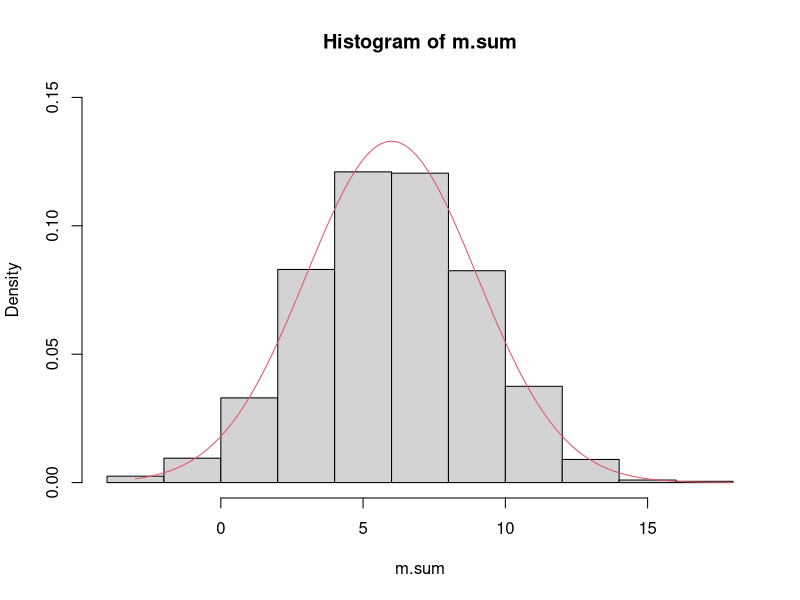
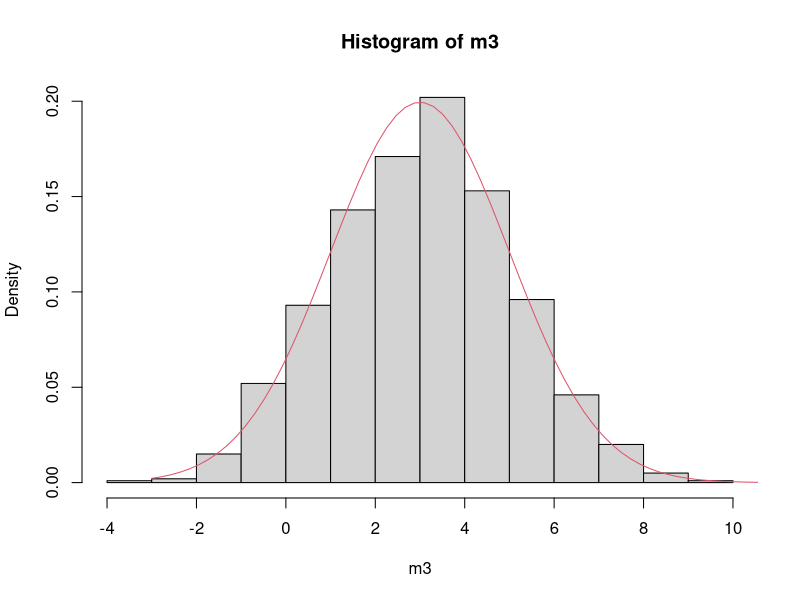
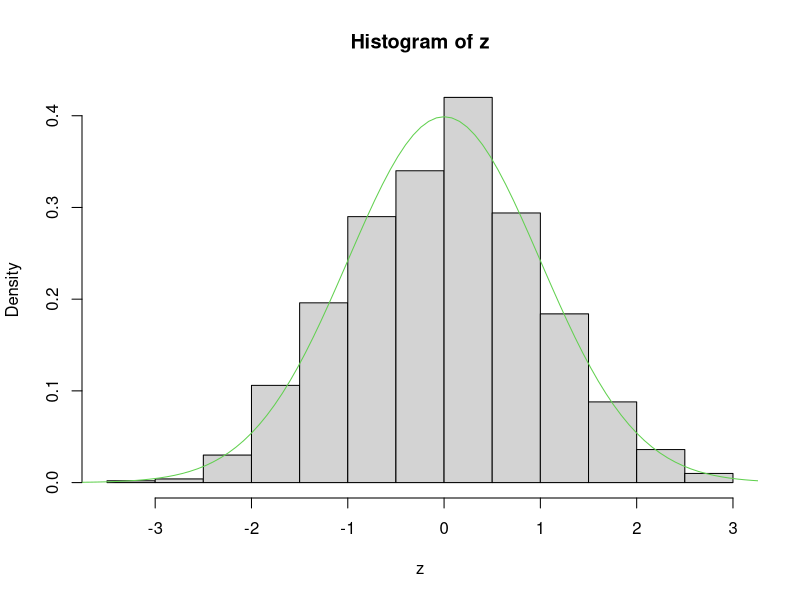
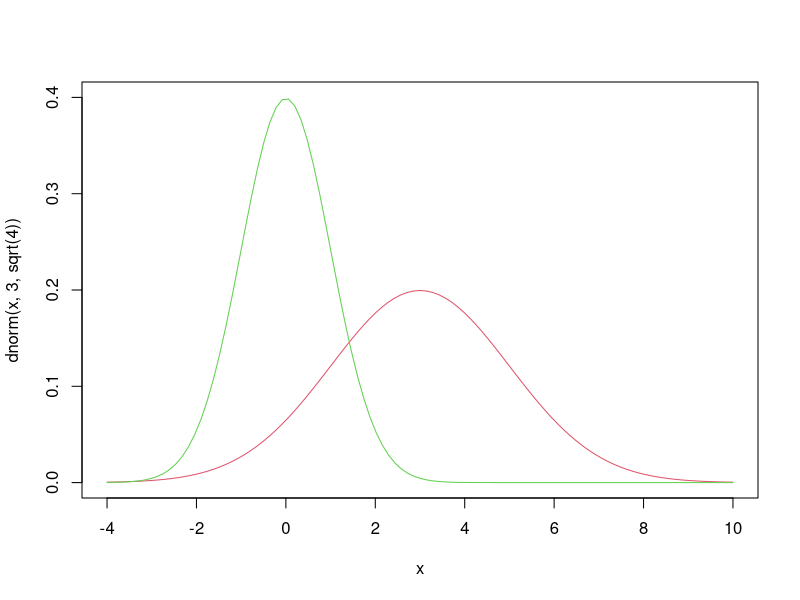
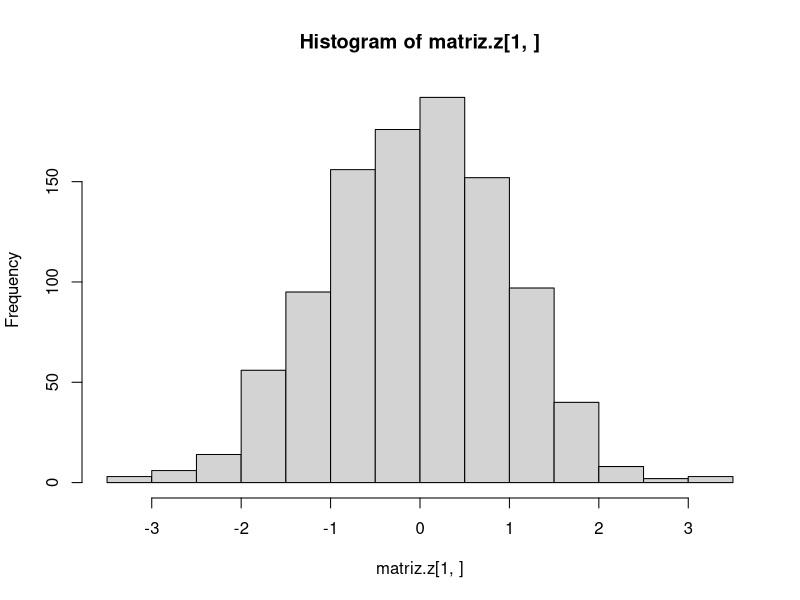
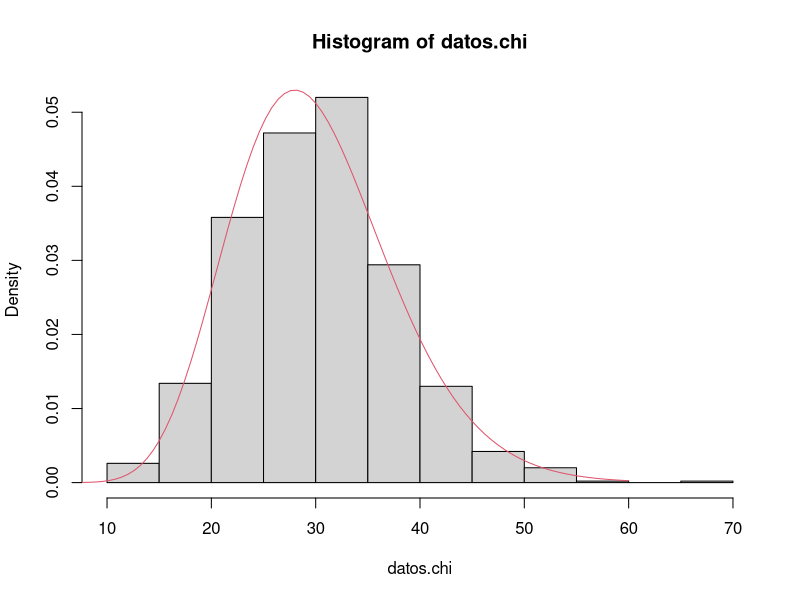
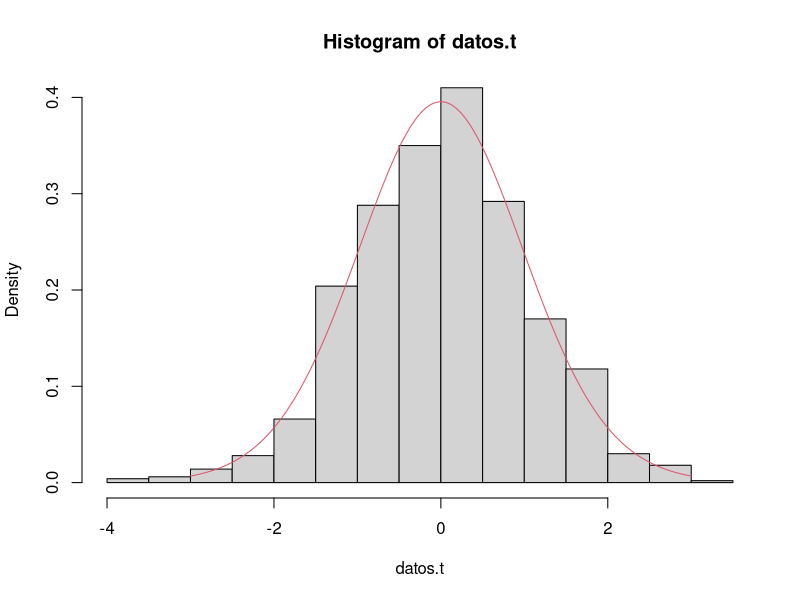
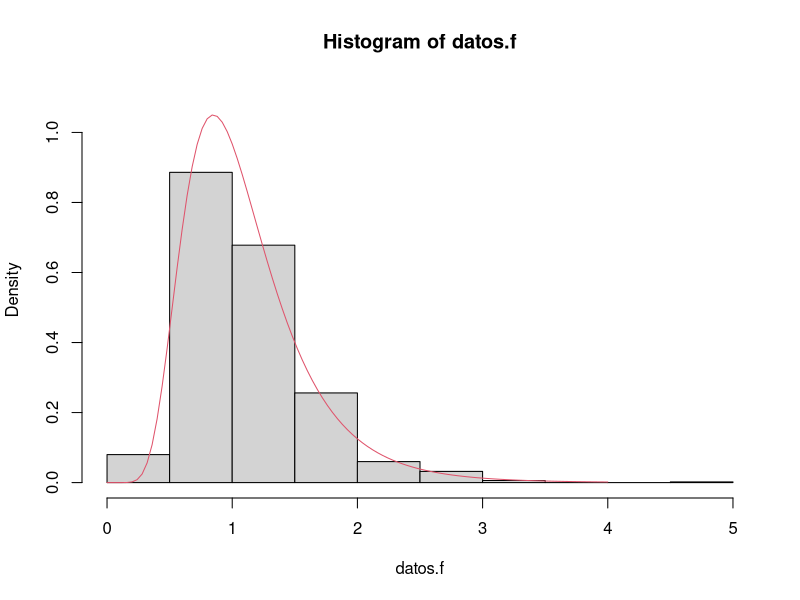

Generate these figures, in order, with R:
################################
# PROPIEDADES DE LA DISTRIB. NORMAL

###################################
# PROPIEDAD REPRODUCTIVA DE LA DISTRIBUCION NORMAL

# generamos tres m.a.s normales con parametros distintos, con n = 1000
set.seed(1234) #fijamos semillas

m1 <- rnorm(1000, mean =1, sd = sqrt(2)) # N(1, raiz(2)) - Var1 = 2
m2 <- rnorm(1000, mean =2, sd = sqrt(3)) # N(2, raiz(3)) - Var2 = 3
m3 <- rnorm(1000, mean =3, sd = sqrt(4)) # N(3, raiz(4)) - Var3 = 4

# sumamos las muestras
m.sum <- m1+m2+m3

# estadisticos descriptivos
mean(m.sum) # media de la suma es suma de las medias
var(m.sum) #varianza de la suma es la suma de varianzas

# histograma de la suma 
hist(m.sum, freq = FALSE, ylim = c(0, 0.15)) 
curve(dnorm(x, 6, sqrt(9)), -3, 18, add = TRUE, col = 2)


###################################
# FORMULA DE ESTANDARIZACION APLICADA A LA NORMAL
# tomamos la m.a.s m3 -> N(3, raiz(4))

hist(m3, freq = FALSE) 
mu <- mean(m3)
sigma <- sd(m3)
curve(dnorm(x, 3, sqrt(4)), -3, 18, add = TRUE, col = 2)

z <- (m3 - mu)/sigma
hist(z, freq = FALSE)
curve(dnorm(x, 0, sqrt(1)), -4, 4, add = TRUE, col = 3)
mean(z)
sd(z)

curve(dnorm(x, 3, sqrt(4)), -4, 10, col = 2, ylim = c(0, 0.4))
curve(dnorm(x, 0, sqrt(1)), -4, 10, add = TRUE, col = 3)

###################################
# DISTRIBUCION CHI CUADRADA
# generamos una matriz con 30 m.a.s. de v.a. Z con n = 1000 cada una
set.seed(1)
matriz.z <- replicate(1000, rnorm(30)) # 30 filas, 1000 columnas
hist(matriz.z[1,])

matriz.z2 <- matriz.z^2 #elevamos al cuadrado cada v.a. Z

# generamos 1000 v.a. chi cuadrada sumando cada columna
datos.chi <- colSums(matriz.z2)

# histograma de los datos simulados
hist(datos.chi, freq = FALSE)
curve(dchisq(x, 30), 0, 60, col = 2, add = TRUE)
# observe que la distribucion chi cuadrada tiene 30 grados de libertad

# media teorica = n
mean(datos.chi) # promedio muestral simulado

# varianza = 2n
var(datos.chi)# varianza muestral simulada

###################################
# DISTRIBUCION T DE STUDENT

# generamos una m.a.s. de 1000 v.a. Z
datos.z <- rnorm(1000)

# Construimos 1000 variables T utilizando la v.a. chi anterior
# ojo: g.l.(chi cuadrada) = 30
datos.t <- datos.z/(sqrt(datos.chi/30))

# histograma de los datos simulados
hist(datos.t, freq = FALSE, ylim =c(0, 0.4))
curve(dt(x, 30), -3, 3, col = 2, add = TRUE)

# media teorica = 0
mean(datos.t) #promedio muestral simulado

# varianza = n/(n-2)
30/28 # sigma cuadrada teorica
var(datos.t) # varianza muestral

###################################
# DISTRIBUCION F DE SNEDECOR

# Simularemos 1000 v.a. chi cuadrada, con 20 grados de libertad
set.seed(1)
matriz.z <- replicate(1000, rnorm(20))
matriz.z2 <- matriz.z^2 #elevamos al cuadrado cada v.a. Z
datos.chi2 <- colSums(matriz.z2)

# Construimos la v.a. F
datos.f <- (datos.chi/30)/(datos.chi2/20)

# histograma de los datos simulados
hist(datos.f, freq = FALSE, ylim = c(0, 1.1))
curve(df(x, 30, 20), 0, 4, col = 2, add = TRUE)

# media = n/(n-2)
mean(datos.f)
30/28


# histograma de los datos simulados
hist(datos.chi, freq = FALSE)
curve(dchisq(x, 30), 0, 60, col = 2, add = TRUE)
curve(dnorm(x,30,sqrt(60)), 0, 60, col = 3, add = TRUE)


# INTERVALO DE CONFIANZA PARA LA MEDIA
#EJERCICIO 9.7
#datos
prom=23500
n=100
desv=3900
nc=-0.99

#condiciones: Normalidad, muestra grande y sigma desconocido
#estadistico pivote z
alfa=1+nc
z.alfa=qnorm(1-alfa/2)

#error estimado
err=z.alfa*desv/sqrt(n)
err

#limites de confianza
LIC=prom-err
LSC=prom+err
LIC;LSC


##############################################
#Distribuvion muestral del promedio bajo
#T de STUDENT

#Condiciones: poblacion es normal, muestra es pequeña

set.seed(1234) #fijamos semillas

m1 <- rnorm(1000, mean =1, sd = sqrt(2)) # N(1, raiz(2)) - Var1 = 2
m2 <- rnorm(1000, mean =1, sd = sqrt(2)) # N(1, raiz(2)) - Var1 = 2
m3 <- rnorm(1000, mean =1, sd = sqrt(2)) # N(1, raiz(2)) - Var1 = 2
m4 <- rnorm(1000, mean =1, sd = sqrt(2)) # N(1, raiz(2)) - Var1 = 2

prom=(m1+m2+m3+m4)/4 #promedio de x1,x2,x3,x4

#asumiremos que la varianza poblacional (sigma2=2) es desconocida
#usaremos la varianza muestral

var.prom = var(prom) #varianza muestral
# es muy diferente al valor de sigma 2 = 2

#error tipico
err.est=sqrt(var.prom/4)
err.est

sqrt(2/4) # hay mucha diferentea entre las varfianzas, teoricas y estimadas, ya no trabajmos
#con la normal
hist((prom - 1)/sqrt(2/4), freq = FALSE)
curve(dnorm(x), -6, 6, col = 2, add = TRUE)
curve(dt(x, 4 -1), -6, 6, col = 4, add = TRUE) # grados de libertad = n-1

#IC para la media 
# IC = (promedio menos erro estimado; promedio + error estimado) = Intervalo de confianza
#Usar probabilidad de 90%, las regiones que sale, (media no peretenece al intervalo de confianza)
#probabilidad de alfa, si es 90%, con 10% debería pasar, 5% para q salga muy abaajo, y 5% muy arriba
#Error positivo, seria el que corresponde, el 5% mayor

###########################
#eJERCICIO 9.15

n = 12
prom = 48.5
s = 1.5
nc = 0.90
alfa = 0.10

T.alfa = qt(1 - alfa/2, n-1)
T.alfa
err.est = T.alfa *s/ sqrt(n)
err.est

LIC = prom - err.est
LSC = prom + err.est
LIC; LSC

#Una maquina produce 
datos = c(1.01, 0.97, 1.03, 1.04, 0.99, 0.98, 0.99, 1.01, 1.03)

#IC 99%

sum(datos)

mean(datos)

var
sd(datos)

n = length(datos)
prom = mean(datos)
s = sd(datos)
n; prom; s

nc = 0.99
alfa = 0.01

T.alfa = qt(1 - alfa/2, n-1)
T.alfa
err.est = T.alfa *s/ sqrt(n)
err.est

LIC = prom - err.est
LSC = prom + err.est
LIC; LSC

t.test

t.test(datos, conf.level = 0.99)

# Con una muestra grande z y te seran iguales

#La formula me sirve en todos los casos

##################################
# CONVERGENCIA ENTRE AL DISTRI.t Y LA DISTR.Z
curve(dnorm(x), -3, 3) # distr
curve(dt(x,3), -3, 3, col = 2, add = TRUE)
curve(dt(x,15), -3, 3, col = 3, add = TRUE)
curve(dt(x,30), -3, 3, col = 4, add = TRUE)
curve(dt(x,5), -3, 3, col = 5, add = TRUE)
curve(dt(x,10), -3, 3, col = 6, add = TRUE)
curve(dt(x,20), -3, 3, col = 7, add = TRUE)
curve(dt(x,25), -3, 3, col = 8, add = TRUE)

#Objetivo calcular el tamaño de una M.A.S. para aproximar la media de una poblacion a partir de un IC
# prefijar el erro de estimacion

##################################
#Ejercicios 9.4 y 9.8

n = 30
sigma = 40
prom = 780
nc = 0.96
alfa = 0.04

Z.alfa = qnorm(1 - alfa/2)
Z.alfa

err.est = Z.alfa*sigma/sqrt(n)
err.est
LIC = prom - err.est
LSC = prom + err.est
LIC; LSC

n = Z.alfa^2*sigma^2/10^2
n
#Ojo, calculo de N, el valor NO se redondea, si no qwue se aproxima al entero superior
# ("celing")
ceiling(n) # Se redondea hacia arriba
set.seed(1)
## Variables categoricas
matriz.p = replicate(500,rbinom(100,1,0.10))

nro.defectos = colSums(matriz.p)
head(nro.defectos)
min(nro.defectos)
max(nro.defectos)
mean(nro.defectos)
p.est = nro.defectos/100
mean(p.est) # p= 0.1, promedio debe ser similar a dicho valor

var(p.est) # var(p) = p*(1-p)/n

0.1*0.9/100 # Varianza teorica

err.tipico = sqrt(0.1*0.9/100) # error tipico de p.muestral
hist(p.est, freq = FALSE)
curve(dnorm(x, 0.1, err.tipico), 0, 0.20, col = 2, add = TRUE)

#TCL a partir de 50 datos, mínimo.
hist(nro.defectos)
#Se parece a una dist.normal(T.C.L)
#Como la proporción muestral se puede describir como un promedio muestral, entonces si la muestra es
#grande, dicho promedio sigue una distr. Normal por el T.C.L


# Ejercicio 9.43 Welch

n1 = 12
n2 = 12
prom1 = 36500
prom2= 38100
s1 = 5000
s2 = 6100

nc = 0.95
alfa = 0.05

gl = (((s1^2)/n1)+((s2^2)/n2))^2/((((s1^2)/n1))^2/(n1 -1)+((s2^2)/n2)^2/(n2-1))
gl
gl = ceiling(gl)

T.alfa = qt(1 - alfa/2, gl)
T.alfa
err.est = T.alfa * sqrt((s1^2)/n1+(s2^2)/n2)
err.est
LIC = (prom1 - prom2) - err.est
LSC = (prom1 - prom2) + err.est
LIC; LSC

#####################################
#Ejercicio 9.48 varianza comun

n1 = 20
n2 = 20
prom1 = 32.91
prom2= 30.47
s1 = 1.57
s2 = 1.74

nc = 0.95
alfa = 1 - nc

gl = n2 + n1 - 2
gl

T.alfa = qt(1 - alfa/2, gl)
T.alfa

Sc = sqrt(((n1-1)*s1^2 + (n2-1)*s2^2)/gl)
err.est = T.alfa * sqrt(1/n1 + 1/n2) * Sc
err.est
LIC = (prom1 - prom2) - err.est
LSC = (prom1 - prom2) + err.est
LIC; LSC

#######################
#Medias variadas Ejercicio 9.47

pre =  c(29.8,27.9,22.1,44.5,22.2,43.8,21.7,21.9,28.3,11.8)
post =  c(43.3,25.4,24,88.3,18.1,131.2,34,32.1,6.2,20.3)

Di = post - pre
Di

# Apartitr de aqui es lo mismo que el IC para una media, para la media de Di
prom = mean(Di)
s = sd(Di)
prom
s
n = length(Di)
nc = 0.95
alfa = 1 - nc

T.alfa = qt(1 - alfa/2,n - 1)
T.alfa
err.est = T.alfa*s/sqrt(n)
err.est

LIC = prom - err.est
LSC = prom + err.est
LIC; LSC

t.test(Di, conf.level = 0.95)

t.test(post, pre, paired = TRUE, conf.level = 0.95)

############################
# Ejercicio 9.44

MarcaA = c(34.400, 45.500, 36.700, 32.000, 48.400, 32.800, 38.100, 30.100)*1000
MarcaB = c(36.700, 46.800, 37.700, 31.100, 47.800, 36.400, 38.900, 31.500)*1000

Di = MarcaB - MarcaA

# Apartitr de aqui es lo mismo que el IC para una media, para la media de Di
prom = mean(Di)
s = sd(Di)
prom
s
n = length(Di)
nc = 0.99
alfa = 1 - nc

T.alfa = qt(1 - alfa/2,n - 1)
T.alfa
err.est = T.alfa*s/sqrt(n)
err.est

LIC = prom - err.est
LSC = prom + err.est
LIC; LSC

t.test(Di, conf.level = 0.99)

t.test(MarcaB, MarcaA, paired = TRUE, conf.level = 0.99)

#################################
# IC PARA DIFERENCIA DE PROPORCINOES
# Ejercicio 9.66

n1 = 250
p1 = 80/250
n2 = 175
p2 = 40/175
nc = 0.90
alfa = 1 - nc

Z.alfa = qnorm(1 - alfa/2)
Z.alfa

err.est = Z.alfa * sqrt(p1*(1-p1)/n1 + p2*(1 - p2)/n2)
err.est

LIC = (p1 - p2) - err.est
LSC = (p1 - p2) + err.est
LIC; LSC

#######################################
# IC PARA COCIENTE DE VARIANZAS
# Parámetor C (cociente de varianzas)
# C = ((s1^2)/(s2^2))/((X1^2/(n1-1))/(X2^2)/(n2-1))
# a partir de la distribucion F se ovitene el estadistico pivote del cociente de varianza C
# Ejercicio 9.77
#VolksWagen, 12 camiones analizados, en Toyota, 10, tamaños muestrales, en las pruebas, 

n1 = 12
s1 = 1 #km por litro
n2 = 10 
s2 = 0.8 # km por litro

nc = 0.98
alfa = 1 - nc

?qf # calcular cuantiles de la distribucion F, que usa la chi cuadrado

F.inf = qf(alfa/2, n1 - 1, n2 - 1)
F.sup = qf(1 - alfa/2, n1 - 1, n2 - 1)
F.inf; F.sup
# Calcular los F, de 0.01 y de 0.99
# grados de libertad del numerador, como tomamos n1 de numerador, 12 - 1 = 11
# grados de libertad del denominador, 10 - 1 = 9
# Tabla: Zzzzzzzzzzzzzzz, PERO TENEMOS R

# Estadistico pivote= F = (s1^2/s2^2)/C
# Para encontrar C, reemplazar ambos valores de F y se encontraran los intervalos

# Csup = (s1^2/s2^2)/F_alfa_sobre_2
# Cinf =(s1^2/s2^2)/(1 - F_alfa_sobre_2)
# Realizar a Mano, zzzzz, en R:

LIC = (s1^2/s2^2)/F.sup
LSC = (s1^2/s2^2)/F.inf
LIC;LSC

##############################################
#ej teorico 3
media_X <- 2
var_X <- 3

media_Y <- 3
var_Y <- 5

# Esperanza y varianza de 3X + 2Y
media_Z <- 3 * media_X + 2 * media_Y
var_Z <- 3^2 * var_X + 2^2 * var_Y

media_Z
var_Z

# Z sigue distribución normal con:
# N(media_Z, var_Z)

set.seed(1)
mX = rnorm(50, mean = 2, sd = sqrt(3))
mY = rnorm(50, mean = 3, sd = sqrt(5))

m.v.a = 3 * mX + 2 * mY
m.v.a

mean(m.v.a)

var(m.v.a)

hist(m.v.a, freq = FALSE)
curve(dnorm(x,12,sqrt(47)), col = 2, add = TRUE)

mX2= replicate(1000, rnorm(50, mean = 2, sd = sqrt(3)))
mY2= replicate(1000, rnorm(50, mean = 3, sd = sqrt(5)))

promx = apply(mX2, 2, mean)
promy = apply(mY2, 2, mean)

estim = 3*promx + 2*promy
mean(estim)
var(estim)
sd(estim)
sqrt(47/50)
############################################
#4

# Esperanza y varianza de X - Y
set.seed(1)
mX4 = rnorm(50, mean = 2, sd = sqrt(3))
mY4 = rnorm(50, mean = 3, sd = sqrt(5))

m.v.a4= mX4 - mY4
m.v.a4

mean(m.v.a4)

var(m.v.a4)

mX4.2= replicate(1000, rnorm(50, mean = 2, sd = sqrt(3)))
mY4.2= replicate(1000, rnorm(50, mean = 3, sd = sqrt(5)))

promx = apply(mX4.2, 2, mean)
promy = apply(mY4.2, 2, mean)
estim = promx - promy
mean(estim)
var(estim)
sd(estim)
sqrt(8/50)